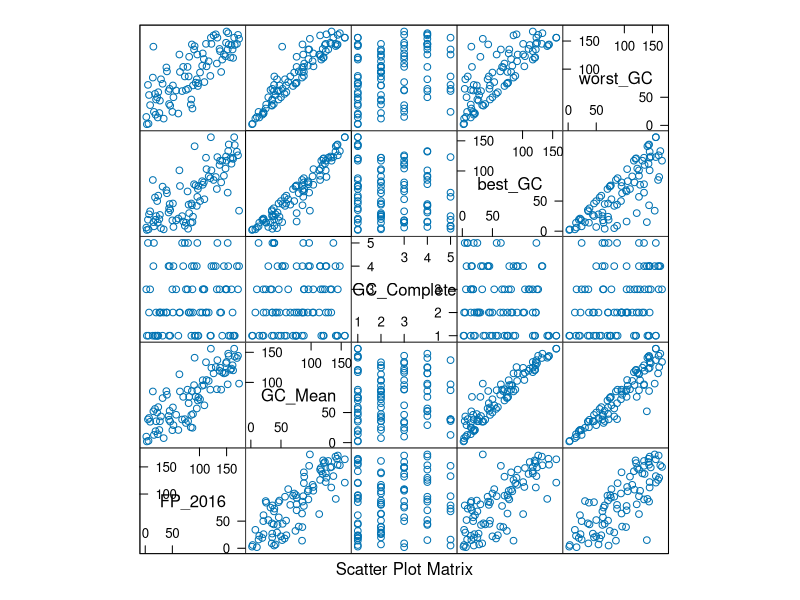

Here is the R script that generated this plot:

# Load required libraries
library(dplyr)
library(caret)
library(lattice)   # Producing scatterplots

##################################
# 1. Set up dataset
##################################

# Pull in results dataset with final GC results from 2011 to 2016
setwd("/home/a_friend/data_analysis/projects/TDF_Predict/working_data/")
# Set working directory for Work Laptop
# setwd("C:/aa Simon Lyons/2.0 Work/4.0 Data Analysis/4.6 Projects/TDF_Predict/working_data/")
results_df <- read.csv("anal_df_2016.csv", header = TRUE)
View(results_df)

# Create new dataframe for poulating with new datafields for use in regression analysis. 
input_data <- data.frame("Rider" = results_df$Rider, "FP_2016" = results_df$X2016_FP)

# Calculate the
#     sum of finishing positions
#     mean of finishing positions
#     number of tours completed
#     highest finishing position
#     lowest finishing position
GC_Sum <- rowSums(results_df[ ,3:7], na.rm = TRUE)    # Not required. Just for interest.
input_data$GC_Mean <- rowMeans(results_df[ ,3:7], na.rm = TRUE)
input_data$GC_Complete <- rowSums(!is.na(results_df[ ,3:7]))
input_data$best_GC <- apply(results_df[ ,3:7], 1, min, na.rm = TRUE)
input_data$worst_GC <- apply(results_df[ ,3:7], 1, max, na.rm = TRUE)
View(input_data)

# Create clean version of input data with riders removed that have not
# completed a TDF in any of the input years
input_data_non_NaN <- input_data %>% filter(!is.nan(GC_Mean))
View(input_data_non_NaN)

# Write clean dataframe to local .csv file
write.csv(input_data_non_NaN, "input_data_non_NaN.csv", row.names = FALSE)

##################################
# 2. Create training and testing datasets
##################################

set.seed(1977)
my_split <- createDataPartition(input_data_non_NaN$FP_2016, p = 0.7, list = FALSE)

input_data_train <- input_data_non_NaN[my_split, ]
input_data_test <- input_data_non_NaN[-my_split, ]

# Create scatterplot to assist in visually identifying input
# variables with a strong relationship with predicting final GC position.
splom(input_data_train[ , 2:6 ], data = input_data_train)
# This is interesting as it appears to indicate a strong (linear) relationship
# between FP_2016 and GC_Mean, Best_GC & Worst_GC but not number of complete tours.

##################################
# 3. Use training dataset to perform regression analysis
##################################

# Use caret package to create predictive model based on speficied method.
lrm <- train(data = input_data_train, FP_2016 ~ GC_Mean + best_GC, method = "glm")

summary(lrm)
lrm$finalModel

# Use predictive model to calculate a finishing position using the test data
lrm_results <- predict(lrm, input_data_test, type = 'raw')

# Shift the results into the testing dataframe and create a delta column for comparison
input_data_test$lrm_results <- round(lrm_results, 0)
input_data_test$lrm_delta <- abs(input_data_test$lrm_results - input_data_test$FP_2016)
View(input_data_test)

mean(input_data_test$lrm_delta)   # Calculate mean of the delta (how far the prediction was off)

